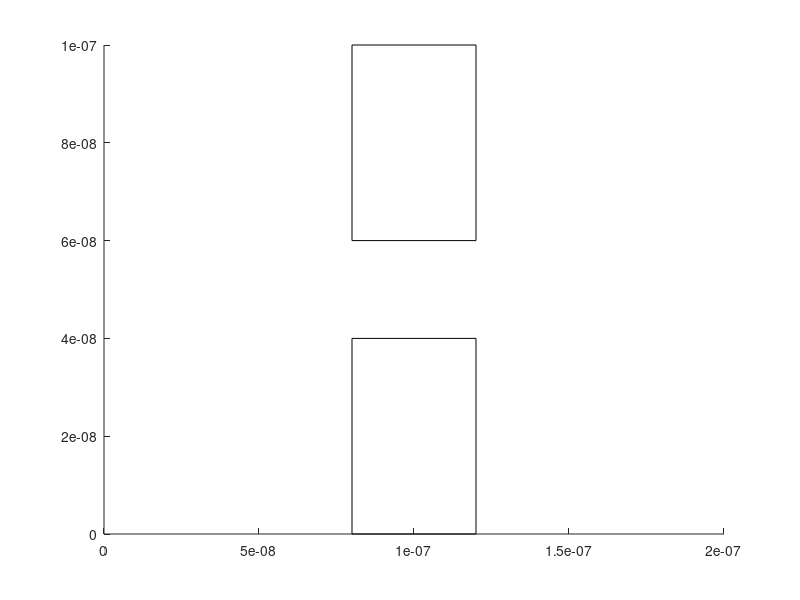

Here is the MATLAB script that generated this plot: (Note: this script raises an error after producing the figure.)
clear all; close all;
% Adam Gauthier 100947233
%% Part 3 Enhancements
global ax1 ax

% Constants
m0 = 9.109E-31; % electron mass (kg)
mn = 0.26*m0; % effective electron mass (kg)
kB = 1.3806E-23; % Boltzmann Constant (m^2kgs^-2K^-1)
T = 300; % system temperature (K)
Vth = (kB*T/mn)^0.5; % Thermal Velocity (m/s)
col_time = 0.2e-12; % Time between collisions (s)
mfp = col_time*Vth;% Mean Free Path (m)

% Parameters
nParticles = 1000; 
iterations =200; 
ylimit=100e-9;
xlimit=200e-9;
Vth=(kB*T/mn)^0.5; 
dt= ylimit/(Vth*100);
num_to_plot=15; % # of electrons to plot
color=hsv(num_to_plot);

ax =zeros(nParticles,1);
ax1=zeros(nParticles,1);

% Specular or diffusive reflection
spec_on=0;
diff_on=1;

% Scattering probability
ps = zeros(nParticles,1);
ps(:,1)= 1 - (exp(1)^(-1*dt/col_time));



figure(8)
hold on
xlim([0 xlimit]);
ylim([0 ylimit]);
box = 1e-9.*[80 120 0 40; 80 120 60 100];
for j=1:size(box,1)
           plot([box(j, 1) box(j, 1) box(j, 2) box(j, 2) box(j, 1)],...
               [box(j, 3) box(j, 4) box(j, 4) box(j, 3) box(j, 3)], 'k-');
end

for i=1:nParticles 
      electron(i,:)=box_electron(Vth,box,xlimit,ylimit);
      position(i,:)=get_position(electron,i);
      
end

for j=1:iterations
    electron = move_with_box(electron,Vth,dt,xlimit,ylimit,ps,nParticles,diff_on,spec_on,box);
    for i=1:nParticles
          if abs(position(i,1) - electron(i,1))>ylim; 
            position(i,1)=electron(i,1); 
          end
          if(i<num_to_plot) 
             plot([position(i,1) electron(i,1)],[position(i,2) electron(i,2)],'Color',color(i,:)) 
            % pause(0.0001)
          end
    end
    position(:,1)=electron(:,1);
    position(:,2)=electron(:,2);

end

figure(8)
title('electron paths')
xlabel('x (m)')
ylabel('y (m)')

particle_matrix = zeros(100,100);
temperature_matrix = zeros(100,100);



for x=1:100
    for y=1:100
        for i = 1:nParticles
            if((electron(i,1) <= (xlimit*(x/100))) && (electron(i,1) > (xlimit*((x-1)/100))) && (electron(i,2) <= (ylimit*(y/100))) && (electron(i,2) > (ylimit*((y-1)/100))))
                particle_matrix(x,y) =+ 1;
                temperature_matrix(x,y) =+ (electron(i,4)^2)*mn/(2*kB);
            end
        end
    end
end

for i=1:100
    temperature_matrix(i,:) = mod(temperature_matrix(i,:),1000);
    temperature_matrix(i,:) = mod(temperature_matrix(i,:),10000);
    temperature_matrix(i,:) = mod(temperature_matrix(i,:),100);
    temperature_matrix(i,:)=temperature_matrix(i,:)*3;
end

figure(10)
surf(particle_matrix)
view(2)
xlim([0 100]);
ylim([0 100]);
title('Particle Map')

figure(11)
xlim([0 100]);
ylim([0 100]);
surf(temperature_matrix)
view(2)
zlabel('Temperature (K)')
title('Temperature Map')
